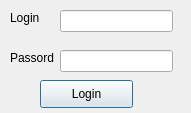
<?xml version="1.0" encoding="UTF-8"?>
<ui version="4.0">
 <class>login_window</class>
 <widget class="QDialog" name="login_window">
  <property name="geometry">
   <rect>
    <x>0</x>
    <y>0</y>
    <width>191</width>
    <height>113</height>
   </rect>
  </property>
  <property name="windowTitle">
   <string>Dialog</string>
  </property>
  <widget class="QLineEdit" name="login_line">
   <property name="geometry">
    <rect>
     <x>60</x>
     <y>10</y>
     <width>113</width>
     <height>22</height>
    </rect>
   </property>
  </widget>
  <widget class="QLineEdit" name="password_line">
   <property name="geometry">
    <rect>
     <x>60</x>
     <y>50</y>
     <width>113</width>
     <height>22</height>
    </rect>
   </property>
  </widget>
  <widget class="QLabel" name="label">
   <property name="geometry">
    <rect>
     <x>10</x>
     <y>10</y>
     <width>55</width>
     <height>16</height>
    </rect>
   </property>
   <property name="text">
    <string>Login</string>
   </property>
  </widget>
  <widget class="QLabel" name="label_2">
   <property name="geometry">
    <rect>
     <x>10</x>
     <y>50</y>
     <width>55</width>
     <height>16</height>
    </rect>
   </property>
   <property name="text">
    <string>Passord</string>
   </property>
  </widget>
  <widget class="QPushButton" name="pushButton_login_commit">
   <property name="geometry">
    <rect>
     <x>40</x>
     <y>80</y>
     <width>93</width>
     <height>28</height>
    </rect>
   </property>
   <property name="text">
    <string>Login</string>
   </property>
  </widget>
 </widget>
 <resources/>
 <connections/>
</ui>
